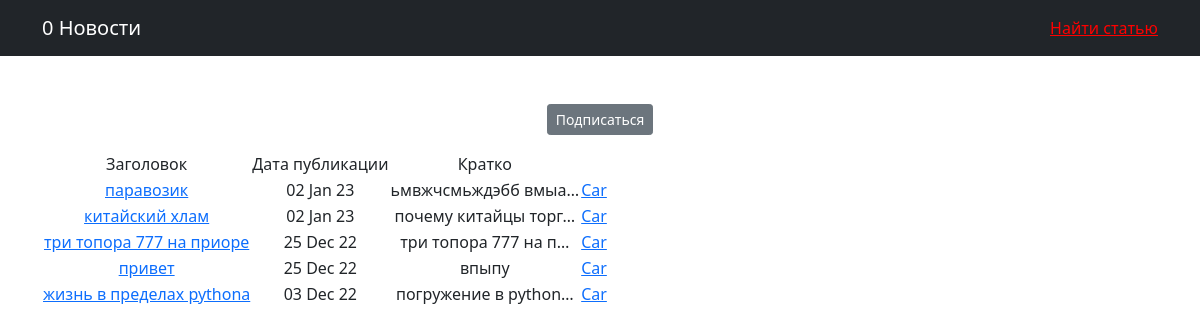
Page /news/categories/2 on the committed database.
### news/models.py (models this page shows, shortened)
class Post(models.Model):
    author = models.ForeignKey(Author, on_delete=models.CASCADE)
    category = models.ManyToManyField(Category, through='PostCategory')
    NEWS = 'NE'
    ARTICLE = 'AR'
    CATEGORY_CHOICES = (
        (NEWS, 'Новости'),
        (ARTICLE, 'Статья')
    )
    change_news = models.CharField(max_length=2, choices=CATEGORY_CHOICES, default=ARTICLE)
    time_in = models.DateTimeField(auto_now_add=True)
    head_news = models.CharField(max_length=128)
    text_news = models.TextField()
    rate_news = models.SmallIntegerField(default=0)

class Category(models.Model):
    category = models.CharField(max_length=64, unique=True)
    subscribers = models.ManyToManyField(User, related_name='categories')
    def __str__(self):
        return f'{self.category}'

### news/views.py (the view)
# urls.py: path('categories/<int:pk>', CategoryListView.as_view(), name='category_list'),
class CategoryListView(ListView):
    model = Post
    template_name = 'category_list.html'
    context_object_name = 'category_news_list'
    def get_queryset(self):
        self.category = get_object_or_404(Category, id=self.kwargs.get("pk"))
        queryset = Post.objects.filter(category=self.category).order_by('-time_in')
        return queryset
    def get_context_data(self, **kwargs):
        context = super().get_context_data(**kwargs)
        context['is_not_subscriber'] = self.request.user not in self.category.subscribers.all()
        context['category'] = self.category
        return context

### news/templatetags/custom_filters.py (called while the page is built)
@register.filter()
def censor(word, code="*"):
    word = word.lower().translate(str.maketrans('', '', string.punctuation))
    for mat in list_mat:
        if mat in word:
            word = word.replace(mat[1:], code * (len(mat) - 1))
    return f'{word}'

### templates/category_list.html (shortened to what this page needs)
{% extends 'flatpages/default.html' %}
{% load custom_filters %}
{% block title %}
{{news|length}} Новости
<a style="color: red" href="{% url 'search' %}">Найти статью</a>
{% endblock title %}
{% block content %}
{% if is_not_subscriber %}
    <p class="text-center"><a href="{% url 'subscribe' category.id %}" class="btn btn-secondary btn-sm">Подписаться</a> </p>
{% endif %}
<table>
    <tr>
        <td>Заголовок</td>
        <td>Дата публикации</td>
        <td>Кратко</td>
    </tr>
        {% for new in category_news_list %}
        <tr>
            <td><a href="/news/{{new.pk}}">{{new.head_news|censor}}</a></td>
            <td>{{new.time_in|date:"d M y"}}</td>
            <td>{{new.text_news|censor|truncatechars:20}}</td>
            <td>
                {% for category in new.category.all %}
                    <a href="{% url 'category_list' category.id %}">{{ category }}</a>
                {% endfor %}
            </td>
        </tr>
        {% endfor %}
</table>
{% endblock content %}

### rows in the picture
Post: head_news|censor "паравозик", time_in "02 Jan 23", text_news|censor "ьмвжчсмьждэбб вмыа…"
Category: category "Car"
Post: head_news|censor "китайский хлам", time_in "02 Jan 23", text_news|censor "почему китайцы торг…"
Post: head_news|censor "три топора 777 на приоре", time_in "25 Dec 22", text_news|censor "три топора 777 на п…"
Post: head_news|censor "привет", time_in "25 Dec 22", text_news|censor "впыпу"
Post: head_news|censor "жизнь в пределах pythonа", time_in "03 Dec 22", text_news|censor "погружение в python…"

### other values in the picture
{{ news|length }} "0"
